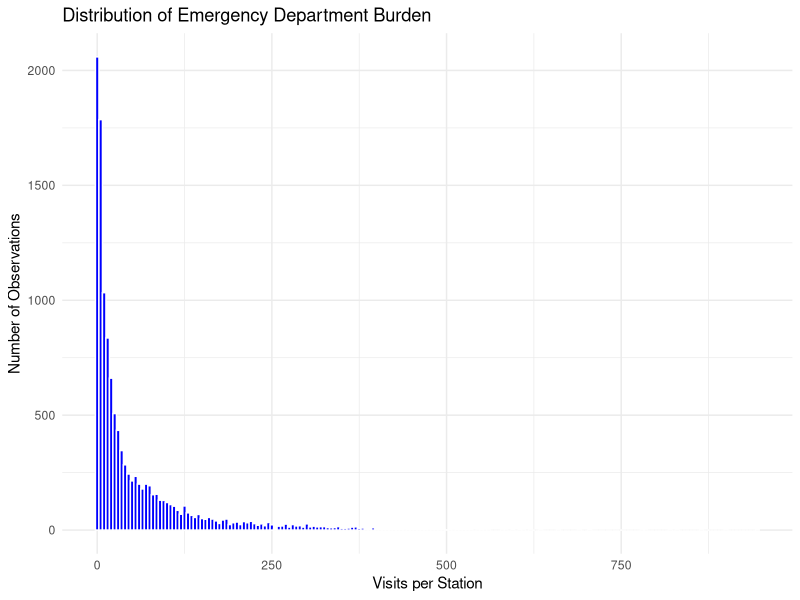
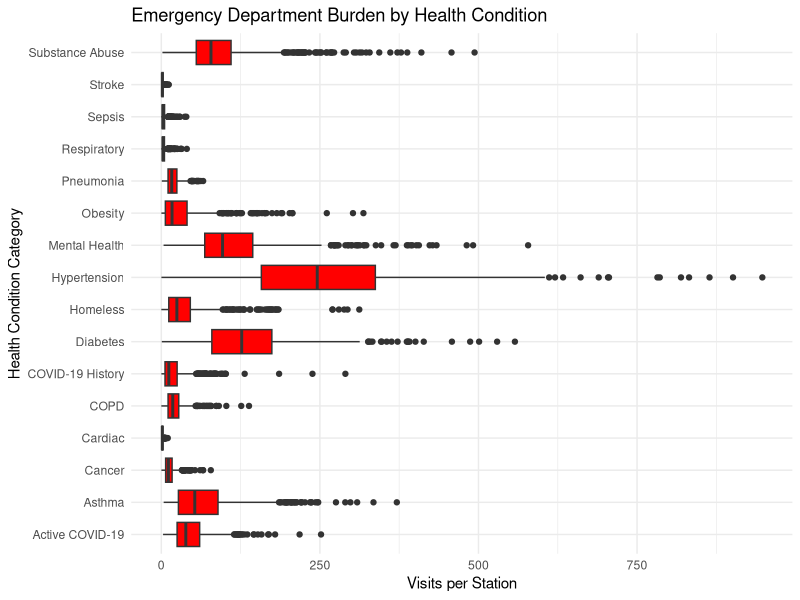
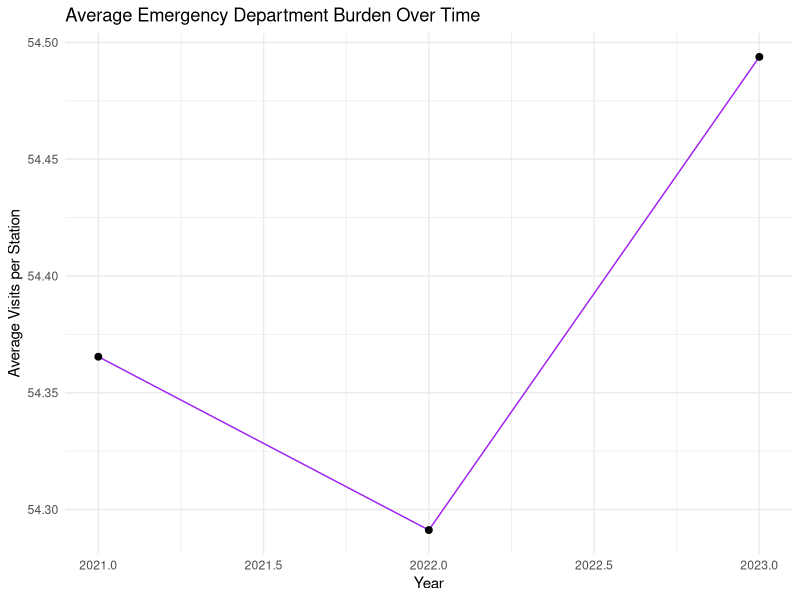
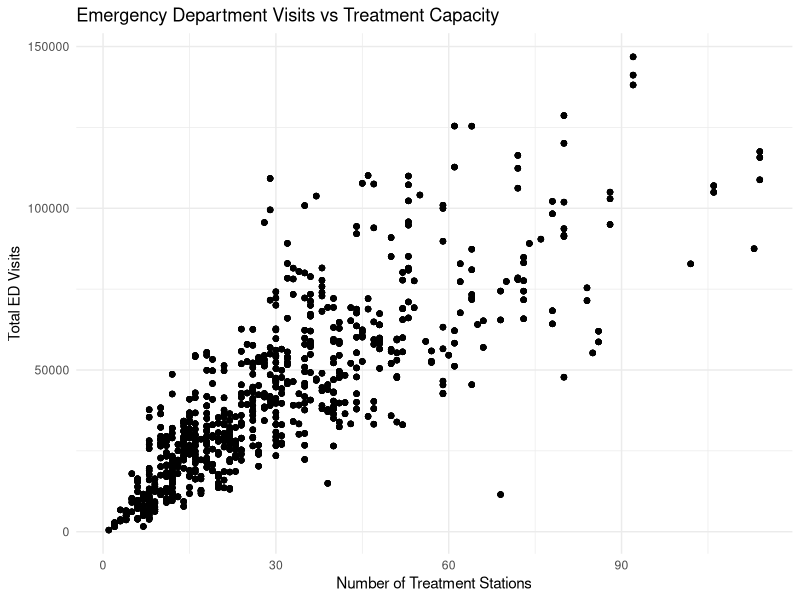

R code for these plots, in order:
## ---- chunk 1
library(tidyverse)

emergency_dept <- read.csv("emergency-department-volume-and-capacity-2021-2023 (1).csv")

ed_clean <- emergency_dept |>
  select(year, CountyName, Category, Tot_ED_NmbVsts, EDStations, Visits_Per_Station) |>
  filter(!is.na(Visits_Per_Station),
         !is.na(EDStations),
         !is.na(Tot_ED_NmbVsts),
         Category != "All ED Visits")

## ---- chunk 2
ggplot(ed_clean, aes(x = Visits_Per_Station)) +
  geom_histogram(binwidth = 5, fill = "blue", color = "white") +
  labs(title = "Distribution of Emergency Department Burden",
       x = "Visits per Station",
       y = "Number of Observations") +
  theme_minimal()
## ---- chunk 3
ggplot(ed_clean, aes(x = Category,
                     y = Visits_Per_Station)) +
  geom_boxplot(fill = "red") +
  coord_flip() +
  labs(title = "Emergency Department Burden by Health Condition",
       x = "Health Condition Category",
       y = "Visits per Station") +
  theme_minimal()
## ---- chunk 4
ed_year <- ed_clean |>
  group_by(year) |>
  summarize(avg_burden = mean(Visits_Per_Station))

ggplot(ed_year, aes(x = year, y = avg_burden)) +
  geom_line(color = "purple") +
  geom_point(size = 2) +
  labs(title = "Average Emergency Department Burden Over Time",
       x = "Year",
       y = "Average Visits per Station") +
  theme_minimal()
## ---- chunk 5
ggplot(ed_clean, aes(x = EDStations, y = Tot_ED_NmbVsts)) +
  geom_point(alpha = 0.4) +
  labs(title = "Emergency Department Visits vs Treatment Capacity",
       x = "Number of Treatment Stations",
       y = "Total ED Visits") +
  theme_minimal()
